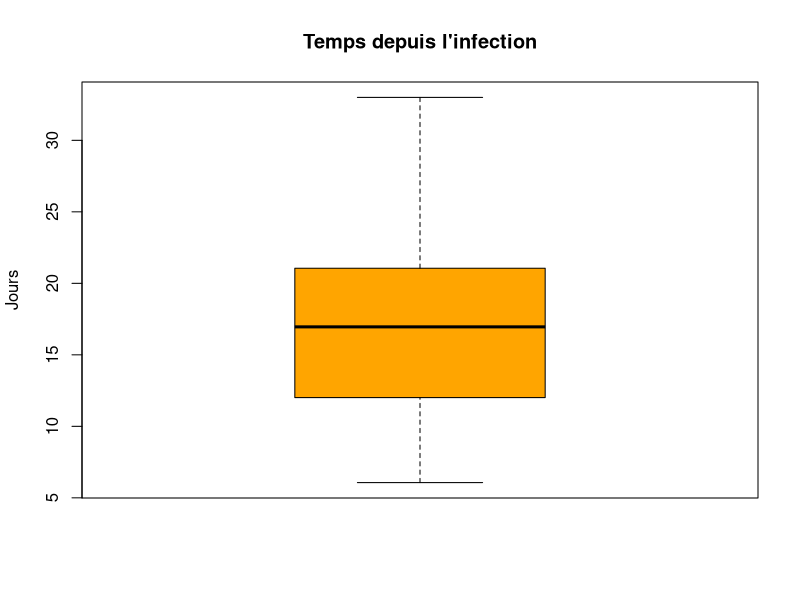
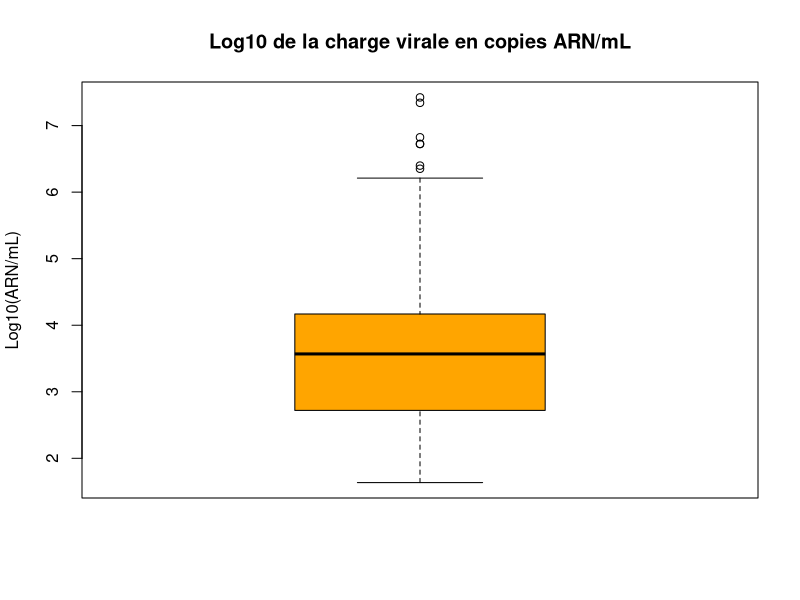
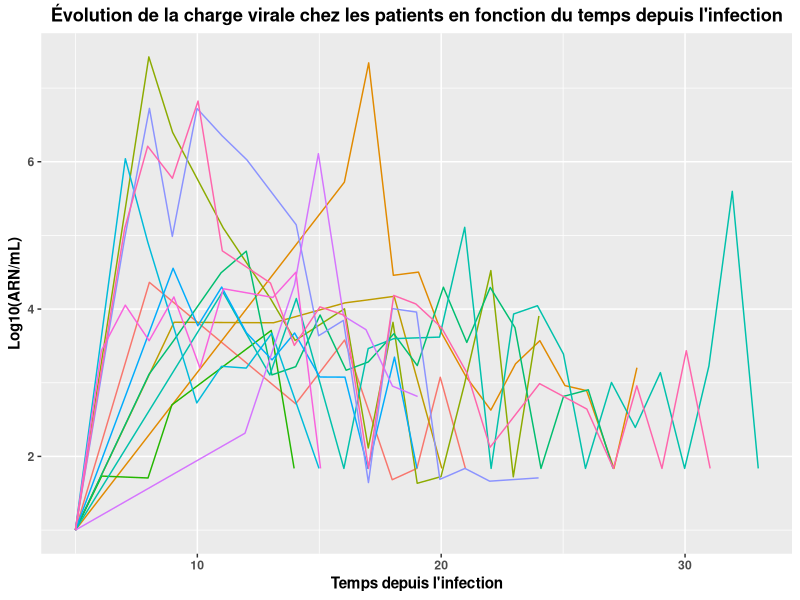

Here is the R script that generated these plots, in order:
# Librairies --------------------------------------------------------------

library(readxl)
library(ggplot2)


# Chargement et gestion de la BDD --------------------------------------------------------------

data_vl <- read_excel("data_vl.xlsx", 
                      col_types = c("numeric", "numeric", "numeric", 
                                    "numeric"))

data_vl$id <- as.factor(data_vl$id)


Intercept <- data.frame(
  id = data_vl$id[which(duplicated(data_vl$id) == F)],
  Time_sympt = 0,
  Time_inf = 5,
  LVL = 1
) # Création d'une BDD qui est data_vl avec une valeur initiale (Time_sympt = 0) d'une LVL = 1.

# On ajoute cet intercept aux 13 patients
data_vl_intercept <- merge(data_vl, Intercept, all.x = T, all.y = T)

write.csv(data_vl_intercept, row.names = F, na = ".", file = "data_vl_intercept.csv") # Tableau de données à utiliser sous MLXTRAN




# Statistiques descriptives de la BDD ------------------------------------

# Paramètre pour les plot de ggplot
p <- theme(
  plot.title = element_text(hjust = 0.5, face = "bold"),
  axis.text = element_text(face = "bold"),
  axis.title = element_text(face = "bold")
)



summary(data_vl$id) # 13 patients
156/13 # 12 mesures par patient en moyenne (min = 7 ; max = 22)

data_vl$Time_inf-data_vl$Time_sympt # Egal à 5 pour tous les individus, la variable "Time_inf" a été correctement codée.

# Statistiques sur le temps depuis l'infection
boxplot(data_vl$Time_inf, main = "Temps depuis l'infection", ylab = "Jours", col = "orange")
summary(data_vl$Time_inf)
mean(data_vl$Time_inf) ; min(data_vl$Time_inf) ; max(data_vl$Time_inf) ; sd(data_vl$Time_inf)
# moyenne de 15,1 jours ; 6 jours min ; 33 jours max ; 6,4 jours Écart-type
# Ce sont donc des données tout au long du suivi de l'individu 


# Les statistiques sont les mêmes pour chaque individu (avec +5 pour chaque valeur) pour la variable "Temps depuis infection"

# Statistiques sur la charge virale des patients
boxplot(data_vl$LVL, main = "Log10 de la charge virale en copies ARN/mL", ylab = "Log10(ARN/mL)", col = "orange")
summary(data_vl$LVL)
mean(data_vl$LVL) ; min(data_vl$LVL) ; max(data_vl$LVL) ; sd(data_vl$LVL)

# Regardons l'évolution de la charge virale chez les patients depuis l'infection

ggplot(data = data_vl_intercept, aes(x = Time_inf, y = LVL, col = id)) +
  geom_line() +
  theme(legend.position='none') +
  ylab("Log10(ARN/mL)") +
  xlab("Temps depuis l'infection") +
  p +
  ggtitle("Évolution de la charge virale chez les patients en fonction du temps depuis l'infection")

